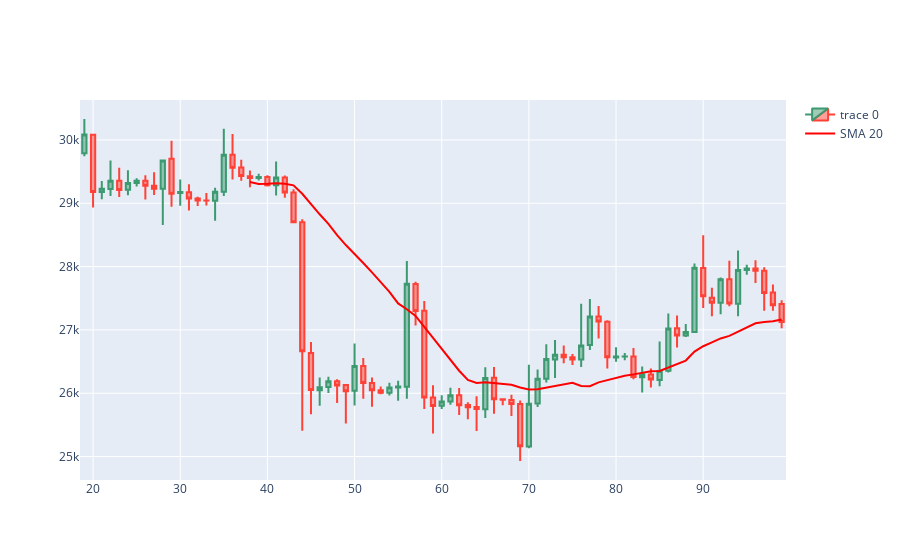

Notebook source saved alongside this figure:
### Code cell
import plotly.graph_objects as go

dfpl = data[:]
fig = go.Figure(data=[go.Candlestick(x=dfpl.index,
                open=dfpl['Open'],
                high=dfpl['High'],
                low=dfpl['Low'],
                close=dfpl['Close'])])

# Add the moving averages to the plot
fig.add_trace(go.Scatter(x=dfpl.index, y=dfpl['SMA_20'], mode='lines', name='SMA 20', line=dict(color='red')))

fig.update_layout(xaxis_rangeslider_visible=False)
fig.show()
